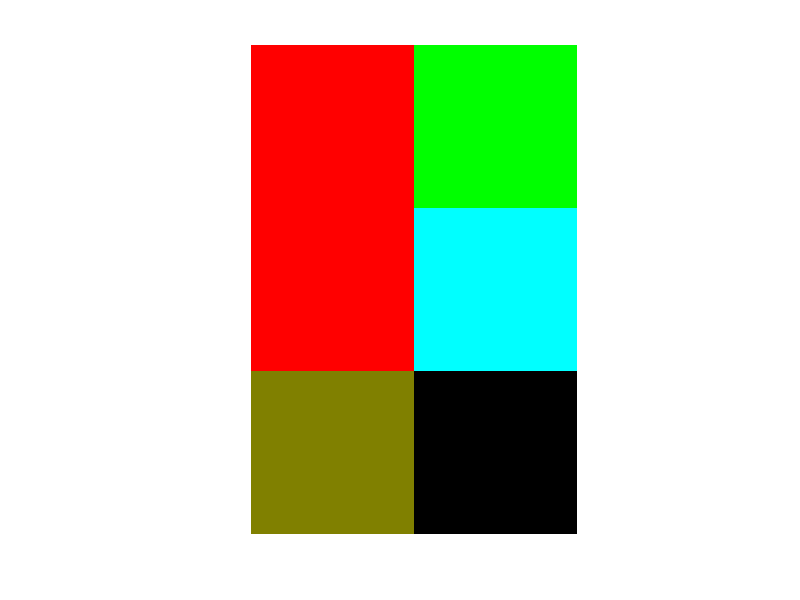

Write the MATLAB code that produced this figure. (Note: this script raises an error after producing the figure.)
% Subject: Image Processing & Data Recognition
% Student: Ece Nur Koylan
% Exercises part I-2

% Task 1 : 3x2 Matrix creating

img = uint8(zeros(3, 2, 3));
img(1,1,:) = [255, 0, 0];% (1,1) Red
img(1,2,:) = [0, 255, 0]; % (1,2) Green
img(2,1,:) = [255, 255, 255];% (2,1) White
img(2,2,:) = [0, 0, 0]; % (2,2) Black
img(3,1,:) = [255, 255, 0]; % (3,1) Yellow
img(3,2,:) = [128, 128, 128]; % (3,2) Gray

imshow(img); 

% Task 2 : Gray Scale

img = imread('butterfly.jpg');

[rows, cols, ~] = size(img);

gray_mean = uint8(zeros(rows, cols));
gray_weighted = uint8(zeros(rows, cols));

for i = 1:rows
    for j = 1:cols
        
        R = double(img(i,j,1));
        G = double(img(i,j,2));
        B = double(img(i,j,3));
        
        % 1) Arithmetic mean
        gray_mean(i,j) = uint8((R + G + B) / 3);
        
        % 2) Weighted method (PAL and NTSC television standards: 0.2989*R + 0.5870*G+0.1140*B)
        gray_weighted(i,j) = uint8(0.2989*R + 0.5870*G + 0.1140*B);
        
    end
end

figure;
subplot(1,3,1); imshow(img); title('Original');
subplot(1,3,2); imshow(gray_mean); title('Mean Gray');
subplot(1,3,3); imshow(gray_weighted); title('Weighted Gray');

% Task 3 : Histogram comparison

hist_manual = zeros(256,1);

for i = 1:rows
    for j = 1:cols
        
        value = double(gray_weighted(i,j)); 
        hist_manual(value + 1) = hist_manual(value + 1) + 1;
        
    end
end

hist_builtin = imhist(gray_weighted);

figure;

subplot(1,2,1);
bar(0:255, hist_manual);
title('Manual Histogram');

subplot(1,2,2);
bar(0:255, hist_builtin);
title('Built-in imhist()');

difference = sum(abs(hist_manual - hist_builtin));

disp(['Difference = ', num2str(difference)]);

% Task 4 : Histogram Streching

img = imread('overexposed.jpg');
[rows, cols, ~] = size(img);

gray = uint8(zeros(rows, cols));

for i = 1:rows
    for j = 1:cols
        
        R = double(img(i,j,1));
        G = double(img(i,j,2));
        B = double(img(i,j,3));
        
        gray(i,j) = uint8(0.2989*R + 0.5870*G + 0.1140*B);
        
    end
end

min_val = double(gray(1,1));
max_val = double(gray(1,1));

for i = 1:rows
    for j = 1:cols
        
        if gray(i,j) < min_val
            min_val = double(gray(i,j));
        end
        
        if gray(i,j) > max_val
            max_val = double(gray(i,j));
        end
        
    end
end

stretched = uint8(zeros(rows, cols));

for i = 1:rows
    for j = 1:cols
        
        stretched(i,j) = uint8( (double(gray(i,j)) - min_val) * 255 / (max_val - min_val) );
        
    end
end

figure;
subplot(1,2,1); imshow(gray); title('Original Gray');
subplot(1,2,2); imshow(stretched); title('Stretched');

% Task 5 : Histogram Equalization

[h, w] = size(gray);
N = h * w;

% 1. Histogram
hist = zeros(256,1);

for i = 1:h
    for j = 1:w
        hist(gray(i,j) + 1) = hist(gray(i,j) + 1) + 1;
    end
end

% 2. PDF
pdf = hist / N;

% 3. CDF
cdf = zeros(256,1);
cdf(1) = pdf(1);

for i = 2:256
    cdf(i) = cdf(i-1) + pdf(i);
end

% 4. Equalization
eq_img = uint8(zeros(h,w));

for i = 1:h
    for j = 1:w
        
        eq_img(i,j) = uint8(cdf(gray(i,j) + 1) * 255);
        
    end
end

% 5. Histogram of equalized image
hist_eq = zeros(256,1);

for i = 1:h
    for j = 1:w
        hist_eq(eq_img(i,j) + 1) = hist_eq(eq_img(i,j) + 1) + 1;
    end
end

figure;
subplot(2,2,1);
imshow(gray);
title('Original Grayscale');
subplot(2,2,2);
bar(hist);
title('Original Histogram');
subplot(2,2,3);
imshow(eq_img);
title('Equalized Image');
subplot(2,2,4);
bar(hist_eq);
title('Equalized Histogram');
